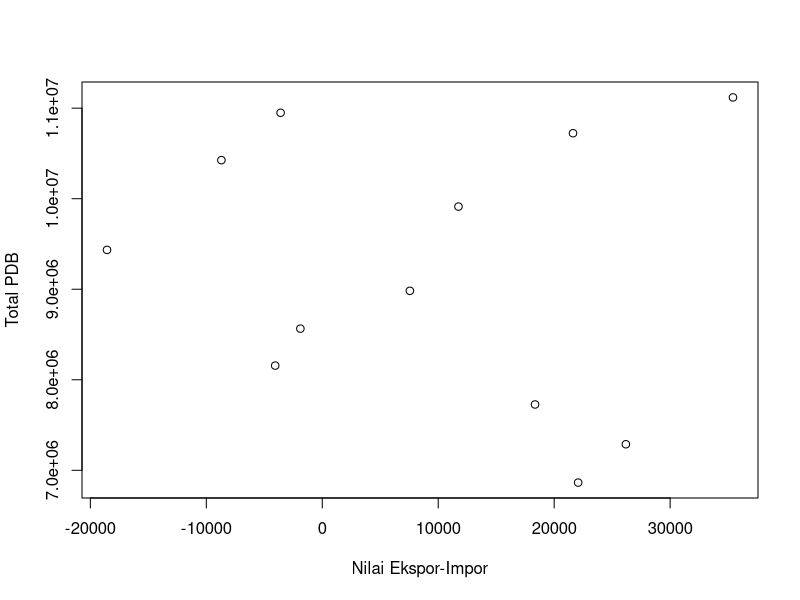
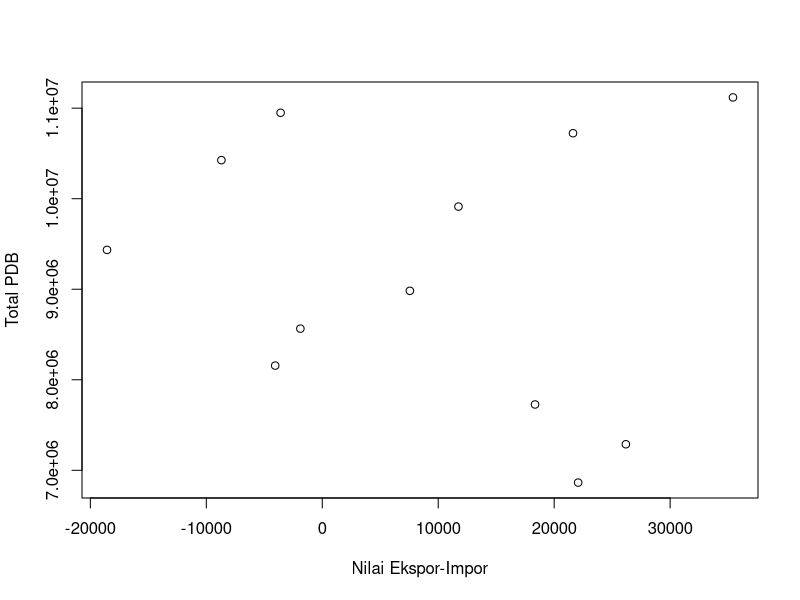
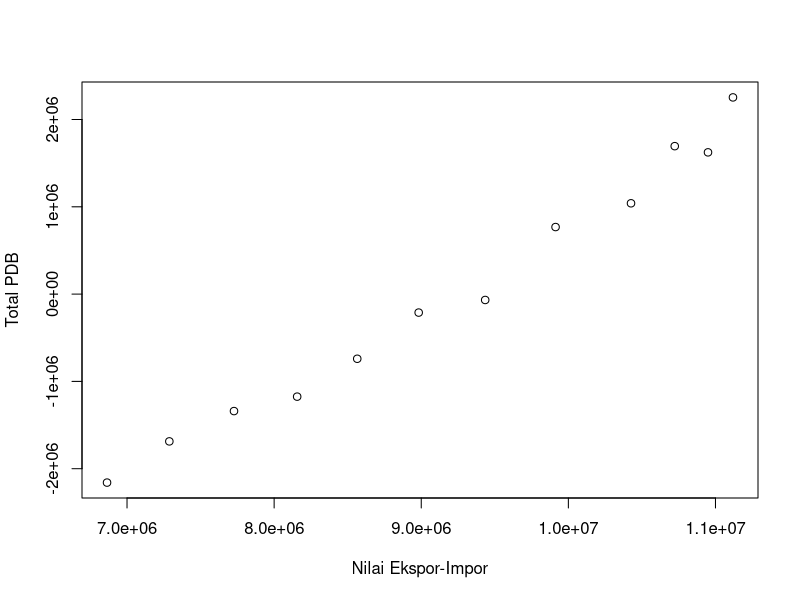

Here is the R script that generated these plots, in order:
## ---- chunk 1
#| warning: false
#| echo: true
library(readxl)
library(tidyverse)
## ---- chunk 2
setwd('C:/Users/62822/OneDrive/Desktop/METOPEL/exercise')
dat<-read_excel('hubungan nilai eksim dan total pdb.xlsx')
plot(dat$`Net-Export`,dat$PDB,xlab="Nilai Ekspor-Impor",ylab="Total PDB")
## ---- chunk 3
setwd('C:/Users/62822/OneDrive/Desktop/METOPEL/exercise')
dat<-read_excel('hubungan nilai eksim dan total pdb.xlsx')
reg1<-lm(dat$PDB~dat$`Net-Export`,data=dat)
summary(reg1)
## ---- chunk 4
setwd('C:/Users/62822/OneDrive/Desktop/METOPEL/exercise')
library('readxl')
library('tidyverse')

# baca data
dat<-read_excel('hubungan nilai eksim dan total pdb.xlsx')

# plot X dan Y
plot(dat$`Net-Export`,dat$PDB,xlab="Nilai Ekspor-Impor",ylab="Total PDB")

# regresi
reg1<-lm(dat$PDB~dat$`Net-Export`,data=dat)
summary(reg1)

# membuat error
dat$u<-resid(reg1)

# plot error
plot(dat$PDB,dat$u,xlab="Nilai Ekspor-Impor",ylab="Total PDB")
